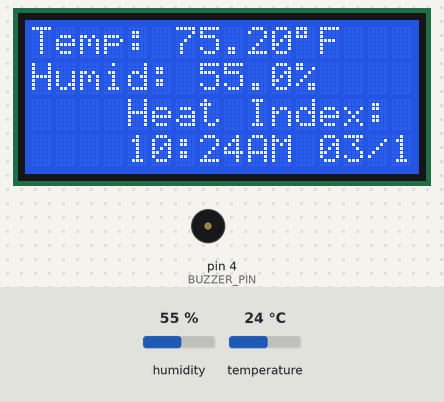
Recording of a sketch running on a simulated Arduino Uno, built with avr-gcc and run on an emulated ATmega328P. Shown: 16×4 character LCD, buzzer (waves = sounding, pin HIGH). The inputs (shaded band) are chosen by the test bench; at power-on: humidity 55 %, temperature 24 °C. The local clock reads 2024-03-15 10:24:30 at power-on unless the sketch sets it.

Above: at 1.5 s.
1.6 s: humidity set to 22 %
At 3.8 s:
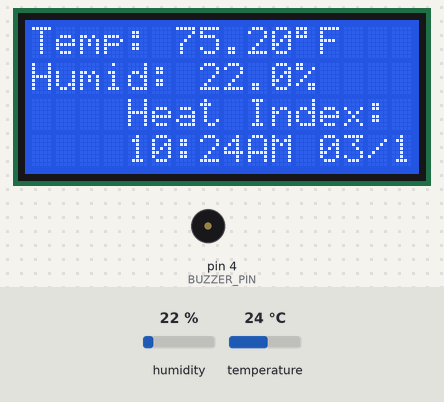
4.5 s: temperature set to 12 °C
At 5.7 s:
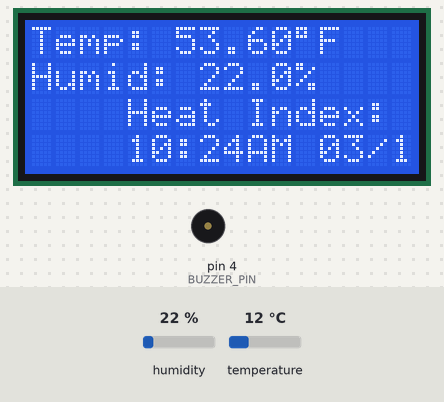
7.4 s: humidity set to 40 %
At 10.4 s:
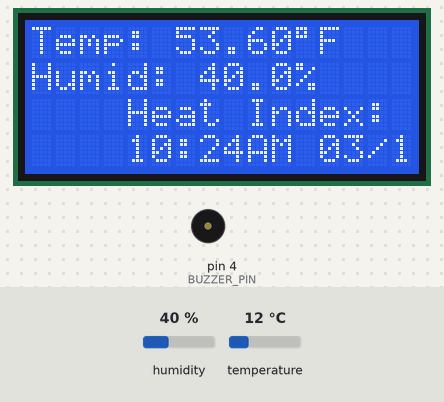
10.7 s: temperature set to 19 °C
At 12.3 s:
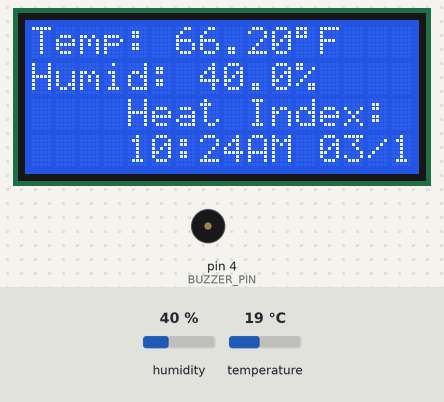
Timing chart, 0 to 13.8 s (numbered marks = the images above; inputs shaded):
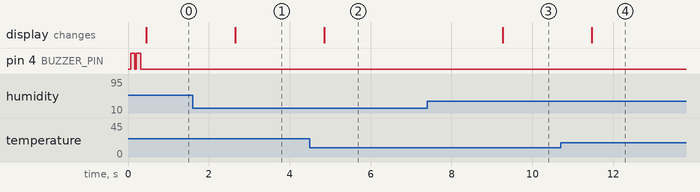

The sketch:

arduinoclock.ino
```cpp
#include <Wire.h>
#include <RTClib.h>
#include <LiquidCrystal_I2C.h>
#include <DHT.h>

// Create RTC, LCD, and DHT objects
RTC_DS1307 rtc;
LiquidCrystal_I2C lcd(0x27, 16, 4);  // Change the I2C address if needed
#define DHTPIN 2                     // Pin connected to the DHT11 sensor
#define BUZZER_PIN 4
#define DHTTYPE DHT22
DHT dht(DHTPIN, DHTTYPE);

void setup() {
  Serial.begin(9600);  // Start serial communication
  Wire.begin();        // Initialize the I2C bus

  // Initialize the RTC
  if (!rtc.begin()) {
    Serial.println("Couldn't find RTC");
    while (1)
      ;  // Stop the program
  }

  // Check if the RTC is running, and set the time if it isn't
  if (!rtc.isrunning()) {
    Serial.println("RTC is NOT running! Setting the time...");
    rtc.adjust(DateTime(1970, 1, 1, 0, 0, 0));  // Set time
  }

  // Initialize the LCD
  lcd.begin(0, 4);
  lcd.backlight();
  dht.begin();
  pinMode(BUZZER_PIN, OUTPUT);  // Set the buzzer pin as an output

  //alert beep
  if (dht.readTemperature(true) >= 104) {
    lcd.noBacklight();
    delay(1000);
    lcd.backlight();
    for (int i = 0; i < 5; i++) {
      for (int i = 0; i < 3; i++) {
        digitalWrite(BUZZER_PIN, HIGH);
        delay(100);
        digitalWrite(BUZZER_PIN, LOW);
        delay(40);
      }
      delay(1000);
    }
    lcd.setCursor(0, 0);
    lcd.println("Warning: Temperature over 104F!");
    delay(5000);
    lcd.clear();
  } else
    for (int i = 0; i < 2; i++)  //welcome beep
    {
      digitalWrite(BUZZER_PIN, HIGH);
      delay(100);
      digitalWrite(BUZZER_PIN, LOW);
      delay(40);
    }
}

void loop() {
  // Read humidity and temperature from DHT22
  float humidity = dht.readHumidity();
  float temperature = dht.readTemperature(true);  // Use true for Fahrenheit
  float heatIndex = dht.computeHeatIndex(temperature, humidity);

  // Check if readings are valid
  if (isnan(humidity) || isnan(temperature)) {
    Serial.println("Failed to read from DHT sensor!");
    lcd.setCursor(0, 1);
    lcd.print("Humid:");
    lcd.setCursor(0, 0);
    lcd.print("Temp:");
    lcd.setCursor(0, 2);
    lcd.print("Heat Index:");
  } else {
    // Display humidity
    lcd.setCursor(0, 1);
    lcd.print("Humid: ");
    lcd.print(humidity, 1);
    lcd.print("%");

    // Display temperature
    lcd.setCursor(0, 0);
    lcd.print("Temp:           ");  // Clear the entire line before writing

    lcd.setCursor(0, 0);  // Reset cursor to the start of the line
    lcd.print("Temp: ");
    lcd.print(temperature, 2);
    lcd.print((char)223);  // Degree symbol
    lcd.print("F");


    // Display Heat Index
    lcd.setCursor(0, 2);
    lcd.print("Heat Index:        ");  // Clear the entire line before writing

    lcd.setCursor(0, 2);  // Reset cursor to the start of the line
    lcd.print("Heat Index: ");
    lcd.print(heatIndex, 2);
    lcd.print((char)223);  // Degree symbol
    lcd.print("F");
  }
  // Get current time and date
  DateTime now = rtc.now();

  // Display the time
  lcd.setCursor(0, 3);
  int hour = now.hour();
  String ampm = "AM";

  if (hour >= 12) {
    ampm = "PM";
    if (hour > 12) hour -= 12;
  } else if (hour == 0) {
    hour = 12;
  }

  lcd.print(hour);
  lcd.print(':');
  if (now.minute() < 10) lcd.print('0');
  lcd.print(now.minute());
  lcd.print(ampm);

  // Display the date
  lcd.setCursor(8, 3);
  if (now.month() < 10) lcd.print('0');
  lcd.print(now.month());
  lcd.print('/');
  if (now.day() < 10) lcd.print('0');
  lcd.print(now.day());
  lcd.print('/');
  lcd.print(now.year() % 100);

  // Display the day of the week
  lcd.setCursor(17, 3);
  switch (now.dayOfTheWeek()) {
    case 0: lcd.print("Sun"); break;
    case 1: lcd.print("Mon"); break;
    case 2: lcd.print("Tue"); break;
    case 3: lcd.print("Wed"); break;
    case 4: lcd.print("Thu"); break;
    case 5: lcd.print("Fri"); break;
    case 6: lcd.print("Sat"); break;
    default: lcd.print("N/A"); break;
  }
  delay(1000);  // Update every second
}
```

Measured:
- after the input at 1.6 s, the display: changes after 1.1 s (image 1)
- after the input at 4.5 s, the display: changes after 0.36 s (image 2)
- after the input at 7.4 s, the display: changes after 1.9 s (image 3)
- after the input at 10.7 s, the display: changes after 0.77 s (image 4)
